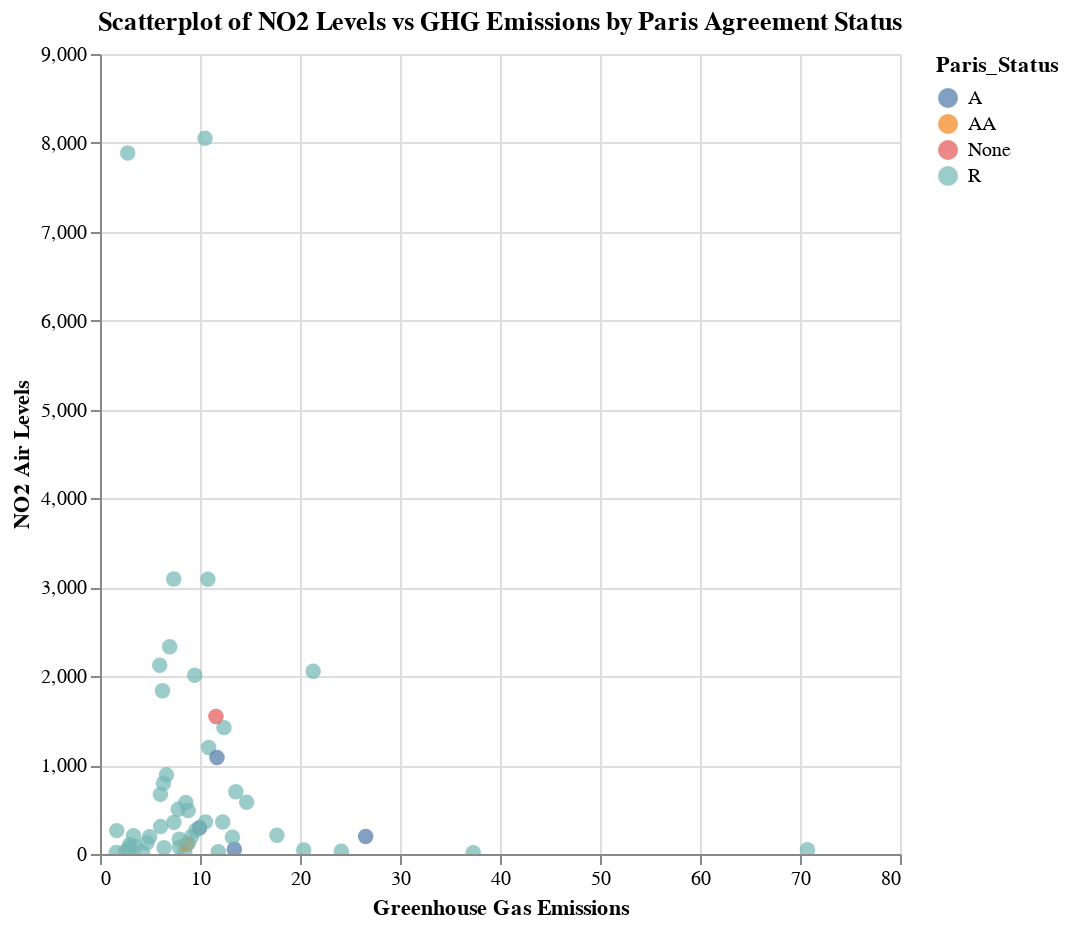

The notebook cell saved with this chart:
### Markdown cell above
The above plot shows the data with fitted regressions lines and confidence bounds. The bottom plot show the same data, but without the regression lines and in a more interactive form.

### Code cell
dot_chart = alt.Chart(aggregated_data).mark_circle(size = 60).encode(
    alt.X("GHG_Emissions", title = "Greenhouse Gas Emissions"),
    alt.Y("NO2", title = "NO2 Air Levels"),
    alt.Color("Paris_Status"),
    tooltip = [
        alt.Tooltip('Country_Name', title = "Country"),
        alt.Tooltip('GHG_Emissions',  title = "GHG Emissions"),
        alt.Tooltip('NO2', title = "Climate Risk Score")]
).properties(
    width = 400,
    height = 400,
    title = "Scatterplot of NO2 Levels vs GHG Emissions by Paris Agreement Status"
).interactive()

dot_chart

### Figure 1 — Vega-Lite specification as saved in the notebook (floating-point values rounded to 4 significant figures)
{"config": {"view": {"continuousWidth": 300, "continuousHeight": 300}}, "data": {"name": "data-bb5ea3da0bfcf516ee78229fb7700763"}, "mark": {"type": "circle", "size": 60}, "encoding": {"color": {"field": "Paris_Status", "type": "nominal"}, "tooltip": [{"field": "Country_Name", "title": "Country", "type": "nominal"}, {"field": "GHG_Emissions", "title": "GHG Emissions", "type": "quantitative"}, {"field": "NO2", "title": "Climate Risk Score", "type": "quantitative"}], "x": {"field": "GHG_Emissions", "title": "Greenhouse Gas Emissions", "type": "quantitative"}, "y": {"field": "NO2", "title": "NO2 Air Levels", "type": "quantitative"}}, "height": 400, "params": [{"name": "param_5", "select": {"type": "interval", "encodings": ["x", "y"]}, "bind": "scales"}], "title": "Scatterplot of NO2 Levels vs GHG Emissions by Paris Agreement Status", "width": 400, "$schema": "https://vega.github.io/schema/vega-lite/v5.16.3.json", "datasets": {"data-bb5ea3da0bfcf516ee78229fb7700763": [{"Country_Name": "Argentina                                                   ", "GHG_Emissions": 8.465, "Paris_Status": "R         ", "NO2": 17.0}, {"Country_Name": "Australia                                                   ", "GHG_Emissions": 24.13, "Paris_Status": "R         ", "NO2": 30.5}, {"Country_Name": "Austria                                                     ", "GHG_Emissions": 9.466, "Paris_Status": "R         ", "NO2": 2012.0}, {"Country_Name": "Bangladesh                                                  ", "GHG_Emissions": 1.676, "Paris_Status": "R         ", "NO2": 263.0}, {"Country_Name": "Belgium                                                     ", "GHG_Emissions": 10.86, "Paris_Status": "R         ", "NO2": 1198.0}, {"Country_Name": "Bosnia and Herzegovina                                      ", "GHG_Emissions": 9.134, "Paris_Status": "R         ", "NO2": 194.5}, {"Country_Name": "Brazil                                                      ", "GHG_Emissions": 6.046, "Paris_Status": "R         ", "NO2": 670.6}, {"Country_Name": "Bulgaria                                                    ", "GHG_Emissions": 8.825, "Paris_Status": "R         ", "NO2": 488.1}, {"Country_Name": "Canada                                                      ", "GHG_Emissions": 21.31, "Paris_Status": "R         ", "NO2": 2056.0}, {"Country_Name": "Costa Rica                                                  ", "GHG_Emissions": 3.349, "Paris_Status": "R         ", "NO2": 205.0}, {"Country_Name": "Croatia                                                     ", "GHG_Emissions": 6.06, "Paris_Status": "R         ", "NO2": 308.2}, {"Country_Name": "Cyprus                                                      ", "GHG_Emissions": 7.944, "Paris_Status": "R         ", "NO2": 76.8}, {"Country_Name": "Czech Republic                                              ", "GHG_Emissions": 12.4, "Paris_Status": "R         ", "NO2": 1422.0}, {"Country_Name": "Denmark                                                     ", "GHG_Emissions": 8.685, "Paris_Status": "AA        ", "NO2": 108.6}, {"Country_Name": "Ecuador                                                     ", "GHG_Emissions": 4.229, "Paris_Status": "R         ", "NO2": 24.0}, {"Country_Name": "Estonia                                                     ", "GHG_Emissions": 20.37, "Paris_Status": "R         ", "NO2": 45.3}, {"Country_Name": "Finland                                                     ", "GHG_Emissions": 12.27, "Paris_Status": "R         ", "NO2": 359.6}, {"Country_Name": "Germany                                                     ", "GHG_Emissions": 10.51, "Paris_Status": "R         ", "NO2": 8052.0}, {"Country_Name": "Greece                                                      ", "GHG_Emissions": 7.826, "Paris_Status": "R         ", "NO2": 503.0}, {"Country_Name": "Hungary                                                     ", "GHG_Emissions": 7.382, "Paris_Status": "R         ", "NO2": 355.7}, {"Country_Name": "Iceland                                                     ", "GHG_Emissions": 13.43, "Paris_Status": "A         ", "NO2": 54.5}, {"Country_Name": "India                                                       ", "GHG_Emissions": 2.773, "Paris_Status": "R         ", "NO2": 7885.0}, {"Country_Name": "Iran (Islamic Republic of)                                  ", "GHG_Emissions": 11.59, "Paris_Status": "None      ", "NO2": 1548.0}, {"Country_Name": "Iraq                                                        ", "GHG_Emissions": 8.829, "Paris_Status": "R         ", "NO2": 121.5}, {"Country_Name": "Ireland                                                     ", "GHG_Emissions": 13.24, "Paris_Status": "R         ", "NO2": 189.7}, {"Country_Name": "Japan                                                       ", "GHG_Emissions": 9.954, "Paris_Status": "A         ", "NO2": 294.5}, {"Country_Name": "Jordan                                                      ", "GHG_Emissions": 3.51, "Paris_Status": "R         ", "NO2": 83.0}, {"Country_Name": "Latvia                                                      ", "GHG_Emissions": 6.411, "Paris_Status": "R         ", "NO2": 70.0}, {"Country_Name": "Lithuania                                                   ", "GHG_Emissions": 7.921, "Paris_Status": "R         ", "NO2": 165.3}, {"Country_Name": "Luxembourg                                                  ", "GHG_Emissions": 17.69, "Paris_Status": "R         ", "NO2": 210.0}, {"Country_Name": "Malta                                                       ", "GHG_Emissions": 4.699, "Paris_Status": "R         ", "NO2": 126.6}, {"Country_Name": "Mexico                                                      ", "GHG_Emissions": 5.971, "Paris_Status": "R         ", "NO2": 2123.0}, {"Country_Name": "Morocco                                                     ", "GHG_Emissions": 2.886, "Paris_Status": "R         ", "NO2": 68.4}, {"Country_Name": "Netherlands                                                 ", "GHG_Emissions": 11.7, "Paris_Status": "A         ", "NO2": 1085.0}, {"Country_Name": "North Macedonia                                             ", "GHG_Emissions": 4.966, "Paris_Status": "R         ", "NO2": 195.0}, {"Country_Name": "Norway                                                      ", "GHG_Emissions": 13.58, "Paris_Status": "R         ", "NO2": 701.3}, {"Country_Name": "Pakistan                                                    ", "GHG_Emissions": 2.542, "Paris_Status": "R         ", "NO2": 29.0}, {"Country_Name": "Peru                                                        ", "GHG_Emissions": 2.97, "Paris_Status": "R         ", "NO2": 104.0}, {"Country_Name": "Poland                                                      ", "GHG_Emissions": 10.79, "Paris_Status": "R         ", "NO2": 3090.0}, {"Country_Name": "Portugal                                                    ", "GHG_Emissions": 6.636, "Paris_Status": "R         ", "NO2": 890.3}, {"Country_Name": "Qatar                                                       ", "GHG_Emissions": 70.74, "Paris_Status": "R         ", "NO2": 47.0}, {"Country_Name": "Republic of Korea                                           ", "GHG_Emissions": 14.66, "Paris_Status": "R         ", "NO2": 582.0}, {"Country_Name": "Romania                                                     ", "GHG_Emissions": 6.246, "Paris_Status": "R         ", "NO2": 1836.0}, {"Country_Name": "Senegal                                                     ", "GHG_Emissions": 1.636, "Paris_Status": "R         ", "NO2": 16.0}, {"Country_Name": "Singapore                                                   ", "GHG_Emissions": 11.83, "Paris_Status": "R         ", "NO2": 26.0}, {"Country_Name": "Slovakia                                                    ", "GHG_Emissions": 8.585, "Paris_Status": "R         ", "NO2": 580.1}, {"Country_Name": "Slovenia                                                    ", "GHG_Emissions": 9.582, "Paris_Status": "R         ", "NO2": 267.2}, {"Country_Name": "South Africa                                                ", "GHG_Emissions": 10.55, "Paris_Status": "R         ", "NO2": 361.2}, {"Country_Name": "Sweden                                                      ", "GHG_Emissions": 6.347, "Paris_Status": "R         ", "NO2": 795.8}, {"Country_Name": "Trinidad and Tobago                                         ", "GHG_Emissions": 37.32, "Paris_Status": "R         ", "NO2": 13.1}, {"Country_Name": "Turkey                                                      ", "GHG_Emissions": 7.372, "Paris_Status": "R         ", "NO2": 3094.0}, {"Country_Name": "United Arab Emirates                                        ", "GHG_Emissions": 26.56, "Paris_Status": "A         ", "NO2": 198.0}, {"Country_Name": "United Kingdom                                              ", "GHG_Emissions": 6.97, "Paris_Status": "R         ", "NO2": 2331.0}]}}
